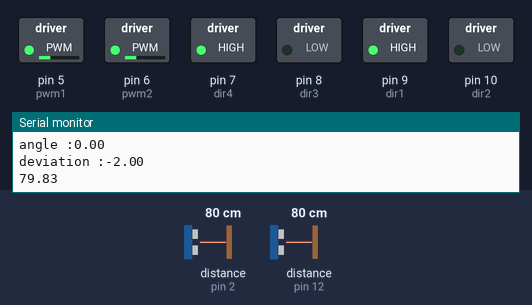
The sketch below on a simulated Arduino Uno, built with avr-gcc and run on an emulated ATmega328P. On the bench: switched loads named in the sketch (green lamp = pin HIGH), the last lines printed to the serial monitor. Wiring (inferred from the names in the program): 2 × ultrasonic range finder: trigger pin 3, echo pin 2 / trigger pin 13, echo pin 12. The inputs (shaded band) are chosen by the test bench; at power-on: distance to the obstacle (sensors on pin 2, pin 12) 80 cm. The echo pulse lasts 58.3 µs per cm; pins used as bus, display or sensor lines are not drawn.

Above: at 1.2 s.
1.3 s: distance to the obstacle (sensor on pin 2) set to 85 cm
At 2.6 s:
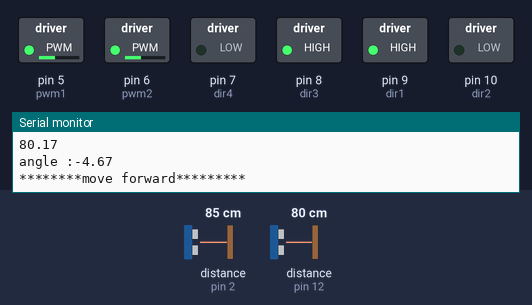
2.9 s: distance to the obstacle (sensor on pin 12) set to 120 cm
At 4.2 s:
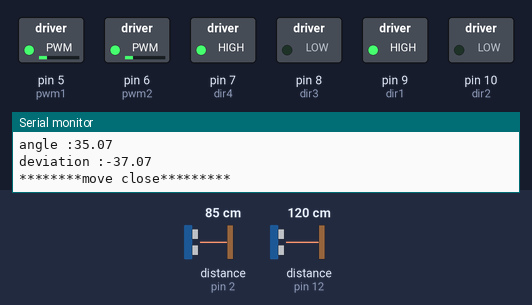
4.6 s: distance to the obstacle (sensor on pin 2) set to 120 cm
At 5.7 s:
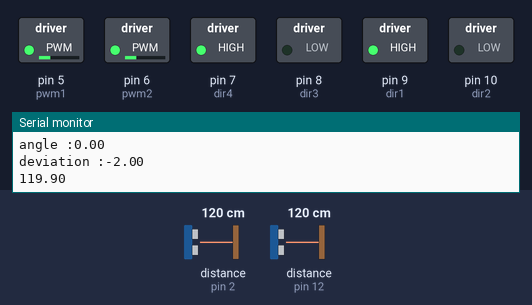
7.6 s: distance to the obstacle (sensor on pin 2) set to 2 cm
At 8.9 s:
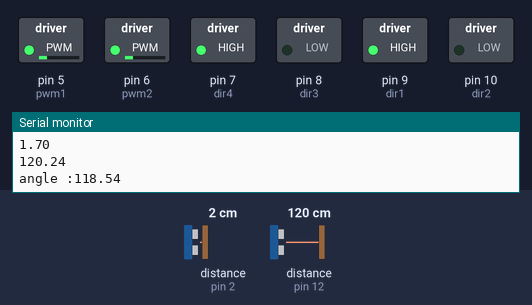
9.2 s: distance to the obstacle (sensor on pin 12) set to 2 cm
At 10.4 s:
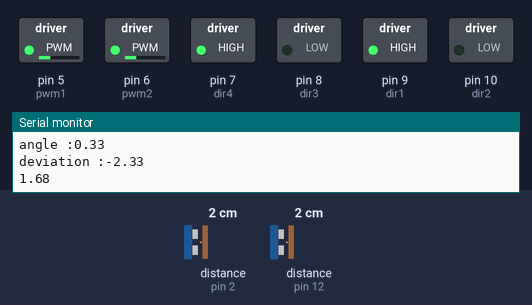
10.8 s: distance to the obstacle (sensor on pin 2) set to 6 cm
At 11.4 s:
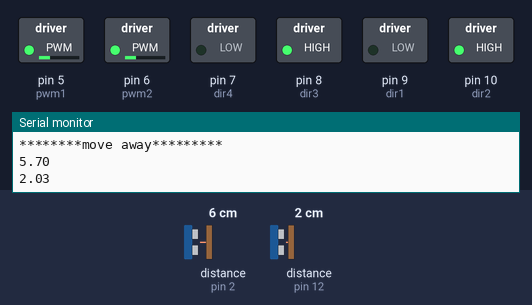
Timing chart, 0 to 13.5 s (numbered marks = the images above; inputs shaded):
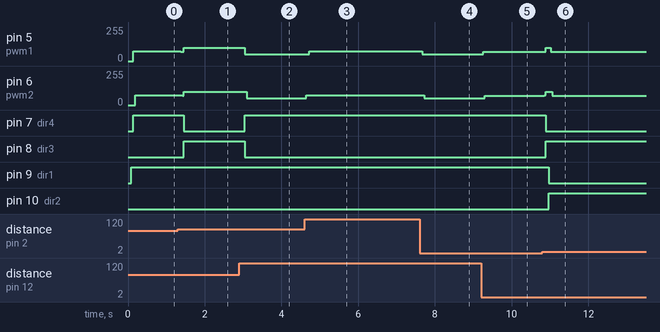

The sketch:

wall_pid_stop_turn.ino
```cpp
//“If people aren't laughing at your dreams, your dreams aren't big enough.”

//3 sensors with pid
//Date-26/11/2015

//“The fear of death follows from the fear of life. One who lives life fully is prepared to die at any time.” - Mark Twain

#define kp 1.0
#define ki 0.8
#define kd 0.00

#define dist_to_wall 25.0
#define error 5.00
#define pwm 100


#define pwm1 5
#define dir1 9
#define dir2 10
#define pwm2 6
#define dir3 8
#define dir4 7                                      //for motor driver with 2 dir pins

#define trigPin1 3
#define echoPin1 2
#define trigPin2 13
#define echoPin2 12

volatile float sensor_val[2];
float correction = 0;
volatile float deviation[2] = {0,0};
volatile float angle[2] = {0,0};
float total_error = 0;
char direction;
float setPoint;

void setup(){
  Serial.begin(9600);

  pinMode(trigPin1,OUTPUT);
  pinMode(echoPin1,INPUT);
  pinMode(trigPin2,OUTPUT);
  pinMode(echoPin2,INPUT);

  pinMode(pwm1,OUTPUT);
  pinMode(dir1,OUTPUT);
  pinMode(dir2,OUTPUT);
  pinMode(pwm2,OUTPUT);
  pinMode(dir3,OUTPUT);
  pinMode(dir4,OUTPUT);                         //for motor driver with 2 dir pins

  Serial.print("Sensor1");
  Serial.print('\t');
  Serial.print("Sensor2");
  Serial.print('\t');
  Serial.print("*********Direction*********");
  Serial.print('\t');
  Serial.print("correction");
  Serial.print('\t');
  Serial.print("correction");
  Serial.print('\t');
  Serial.println();


    sensor_val[0]= read_sensor1();
    sensor_val[1]=read_sensor2();
    angle[0] = angle[1];
    angle[1] = sensor_val[1] - sensor_val[0];
    Serial.print("angle :");
    Serial.println(angle[1]);
}

void loop()
{
    sensor_val[0] = read_sensor1();
    sensor_val[1] = read_sensor2();
     angle[0] = angle[1];
    angle[1] = sensor_val[1] - sensor_val[0];
    Serial.print("angle :");
    Serial.println(angle[1]);
    if(check_region(sensor_val[0], sensor_val[1]) == 0){
       while(angle[1] < 2.0)
        {
          setPoint = 2.0;
          move('a');
        }
        move('f');
    }

    else if(check_region(sensor_val[0], sensor_val[1]) == 1){
       while(angle[1] > 1.2 )
        {
          setPoint = 1.2;
          move('c');
        }
        while(angle[1] < -1.2 )
        {
          setPoint = -1.2;
          move('a');
        }
        move('f');

    }
    else if(check_region(sensor_val[0], sensor_val[1]) == 2){

       while( angle[1] > -2.0){
        setPoint = -2.0;
        move('c');
      }
     move('f');
    }
    delay(10);
}


void move(char dir)
{
  if(dir == 'f'){
    direction='f';
    Serial.print("********move forward*********");
    Serial.println();
      digitalWrite(dir1,HIGH);
      digitalWrite(dir2,LOW);
      analogWrite(pwm1,pwm);
      digitalWrite(dir3,HIGH);
      digitalWrite(dir4,LOW);
      analogWrite(pwm2,pwm);
     sensor_val[0] = read_sensor1();
     sensor_val[1] = read_sensor2();                        //for motor driver with 2 dir pins
     angle[0] = angle[1];
     angle[1] = sensor_val[1] - sensor_val[0];
     Serial.print("angle :");
     Serial.println(angle[1]);

                                                                         //move both motors forward

  }
   else if(dir == 'c'){
      direction='c';
      Serial.print("********move close*********");
      Serial.println();

      digitalWrite(dir1,HIGH);
      digitalWrite(dir2,LOW);
      analogWrite(pwm1,75 - pid(sensor_val[0],sensor_val[1]));
      digitalWrite(dir3,LOW);
      digitalWrite(dir4,HIGH);
      analogWrite(pwm2,75 - pid(sensor_val[0],sensor_val[1]));  //for motor driver with 2 dir pins

                                                                          //different PWMs
  }
  else if(dir == 'a'){
      direction='a';
      Serial.print("********move away*********");
      Serial.println();

      digitalWrite(dir1,LOW);
      digitalWrite(dir2,HIGH);
      analogWrite(pwm1,60 + pid(sensor_val[0],sensor_val[1]));
      digitalWrite(dir3,HIGH);
      digitalWrite(dir4,LOW);
      analogWrite(pwm2,60 + pid(sensor_val[0],sensor_val[1]));  //for motor driver with 2 dir pins

                                                                          //different PWMs
  }
}

int pid(float val1 , float val2)
{
   sensor_val[0]= read_sensor1();
    sensor_val[1]=read_sensor2();
     angle[0] = angle[1];
     angle[1] = sensor_val[1] - sensor_val[0];
     Serial.print("angle :");
     Serial.println(angle[1]);
  deviation[0] = deviation[1];
  deviation[1] = setPoint - angle[1];
  Serial.print("deviation :");
  Serial.println(deviation[1]);
  total_error += (deviation[1] - deviation[0]);
  if(deviation[1] == 0)
    return 5;
  else
     correction = kp * deviation[1] + ki * total_error + kd * (deviation[1] - deviation[0]);
     if(correction > 25 || correction < -25) return 25;
     else{
        if(correction<0) return ((int) (-1*correction));
        else return ((int) (correction));
        Serial.print(ki*total_error);
        Serial.print('\t');
  }
}

int check_region(float val1, float val2){
  int dist = (val1 + val2)/2;
  if(dist < dist_to_wall - error)
    return 0;
  if(dist > dist_to_wall + error)
    return 2;
  else return 1;
}

void lockMotor(int time){
        digitalWrite(dir1,HIGH);
        digitalWrite(dir2,HIGH);
        digitalWrite(dir3,HIGH);
        digitalWrite(dir4,HIGH);
        delay(time);
  }

float read_sensor1(){
float ct, dist ;
digitalWrite(trigPin1,HIGH);
delayMicroseconds(10);
digitalWrite(trigPin1,LOW);
ct=pulseIn(echoPin1,HIGH);
  dist=ct/58.2;
  if (dist==0.0||dist>=300.0){
    dist=4000.0;
  }
  Serial.println(dist);
  return dist;
}


float read_sensor2(){
float ct, dist ;
digitalWrite(trigPin2,HIGH);
delayMicroseconds(10);
digitalWrite(trigPin2,LOW);
ct=pulseIn(echoPin2,HIGH);
  dist=ct/58.2;
  if (dist==0.0||dist>=300.0){
    dist=4000.0;
  }
  Serial.println(dist);
  return dist;
}
```

Measured:
- the behaviour switches between 82 and 83 cm on distance to the obstacle (sensor on pin 2) (found by bisection; images 0 and 1)
- the behaviour switches between 4 and 5 cm on distance to the obstacle (sensor on pin 2) (found by bisection; images 5 and 6)
- after the input at 1.3 s, pin 5 (pwm1): 72/255 → 70/255 after 0.07 s, → 100/255 0.08 s later; pin 6 (pwm2): 72/255 → 100/255 after 0.12 s; pin 7 (dir4): HIGH → LOW after 0.15 s; pin 8 (dir3): LOW → HIGH after 0.15 s
- after the input at 2.9 s, pin 5 (pwm1): 100/255 → 50/255 after 0.14 s; pin 6 (pwm2): 100/255 → 50/255 after 0.19 s; pin 7 (dir4): LOW → HIGH after 0.14 s; pin 8 (dir3): HIGH → LOW after 0.14 s
- after the input at 4.6 s, pin 5 (pwm1): 50/255 → 72/255 after 0.13 s; pin 6 (pwm2): 50/255 → 72/255 after 0.05 s
- after the input at 7.6 s, pin 5 (pwm1): 72/255 → 50/255 after 0.07 s; pin 6 (pwm2): 72/255 → 50/255 after 0.12 s
- after the input at 9.2 s, pin 5 (pwm1): 50/255 → 71/255 after 0.05 s; pin 6 (pwm2): 50/255 → 71/255 after 0.10 s
- after the input at 10.8 s, pin 5 (pwm1): 71/255 → 100/255 after 0.08 s, → 70/255 0.13 s later; pin 6 (pwm2): 71/255 → 100/255 after 0.05 s, → 70/255 0.20 s later; pin 7 (dir4): HIGH → LOW after 0.08 s; pin 8 (dir3): LOW → HIGH after 0.08 s; pin 9 (dir1): HIGH → LOW after 0.17 s
